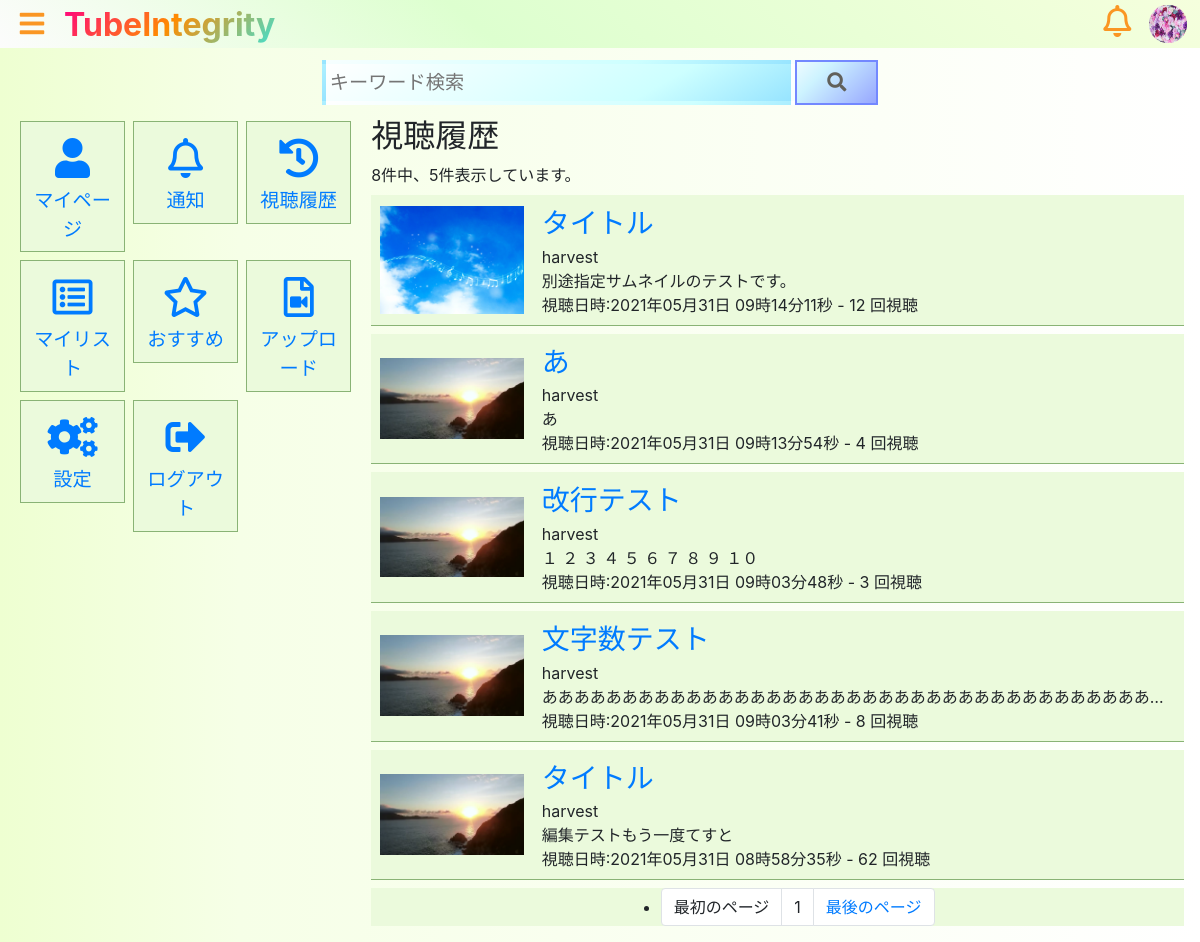
Screenshot of /history/ (signed in) with the database file from the repository.
### users/models.py (models this page shows, shortened)
class CustomUser(AbstractBaseUser, PermissionsMixin):
    username_validator  = UnicodeUsernameValidator()
    id          = models.UUIDField( default=uuid.uuid4, primary_key=True, editable=False )
    username    = models.CharField(
                    _('username'),
                    max_length=150,
                    unique=True,
                    help_text=_('Required. 150 characters or fewer. Letters, digits and @/./+/-/_ only.'),
                    validators=[username_validator],
                    error_messages={
                        'unique': _("A user with that username already exists."),
                    },
                )
    handle_name = models.CharField(verbose_name="Handle_name", max_length=150)
    email       = models.EmailField(_('email address'))  #blank=True消去
    is_staff    = models.BooleanField(
                    _('staff status'),
                    default=False,
                    help_text=_('Designates whether the user can log into this admin site.'),
                )
    is_active   = models.BooleanField(
                    _('active'),
                    default=True,
                    help_text=_(
                        'Designates whether this user should be treated as active. '
                        'Unselect this instead of deleting accounts.'
                    ),
                )
    date_joined = models.DateTimeField(_('date joined'), default=timezone.now)
    usericon    = models.ImageField(verbose_name="ユーザーアイコン", upload_to="tube/usericon/", blank=True, null=True)
    objects     = UserManager()
    EMAIL_FIELD     = 'email'
    USERNAME_FIELD  = 'username'
    REQUIRED_FIELDS = ['email','handle_name']  #ハンドルネーム追加
    class Meta:
        verbose_name        = _('user')
        verbose_name_plural = _('users')

### tube/models.py (models this page shows, shortened)
class History(models.Model):
    class Meta:
        db_table     = "history"
    id     = models.UUIDField(default=uuid.uuid4, primary_key=True, editable=False)
    dt     = models.DateTimeField(verbose_name="視聴日時", default=timezone.now)
    target = models.ForeignKey(Video, verbose_name="視聴した動画", on_delete=models.CASCADE)
    user   = models.ForeignKey(settings.AUTH_USER_MODEL, verbose_name="視聴したユーザー", on_delete=models.CASCADE)
    views  = models.IntegerField(verbose_name="視聴回数", default=1, validators=[MinValueValidator(1)])

class Video(models.Model):
    class Meta:
        db_table = "video"
    id       = models.UUIDField(default=uuid.uuid4, primary_key=True, editable=False )
    category = models.ForeignKey(Category, verbose_name="カテゴリ", on_delete=models.PROTECT)
    dt       = models.DateTimeField(verbose_name="投稿日", default=timezone.now)
    title        = models.CharField(verbose_name="タイトル", max_length=50)
    description  = models.CharField(verbose_name="動画説明文", max_length=300)
    movie        = models.FileField(verbose_name="動画", upload_to="tube/movie", blank=True)
    thumbnail    = models.ImageField(verbose_name="サムネイル", upload_to="tube/thumbnail/", null=True)
    user         = models.ForeignKey(settings.AUTH_USER_MODEL, verbose_name="投稿者", on_delete=models.CASCADE)
    edited       = models.BooleanField(default=False)
    mime         = models.TextField(verbose_name="MIMEタイプ", null=True)
    views        = models.IntegerField(verbose_name="再生回数", default=0, validators=[MinValueValidator(0)])

### tube/views.py (the view)
class HistoryView(LoginRequiredMixin, views.APIView):
    def get(self, request, *args, **kwargs):
        histories = History.objects.filter(user=request.user.id).order_by("-dt")
        amount    = len(histories)
        paginator = Paginator(histories, 5)
        if "page" in request.GET:
            histories = paginator.get_page(request.GET["page"])
        else:
            histories = paginator.get_page(1)
        context = {"histories": histories,
                   "amount": amount}
        return render(request, "tube/history.html", context)

### tube/templatetags/param_change.py (called while the page is built)
def param(request, key, value):
    copied = request.GET.copy()
    copied[key] = value
    return "?" + copied.urlencode()

@register.inclusion_tag("tube/paginator.html")
def generate_pagelink(request, key, start, end, now):
    PAGE_RANGE = 3
    start = int(start)
    end = int(end)
    now = int(now)
    pages = []
    if now != start:
        pages.append({"name": "最初のページ", "link": param(request, key, start)})
    else:
        pages.append({"name": "最初のページ", "link": ""})
    for i in range(now - PAGE_RANGE, now + PAGE_RANGE + 1):
        if i == now:
            pages.append({"name": str(i), "link": ""})
            continue
        if i <= start or end <= i:
            continue
        pages.append({"name": str(i), "link": param(request, key, i)})
        print(pages)
    if now != end:
        pages.append({"name": "最後のページ", "link": param(request, key, end)})
    else:
        pages.append({"name": "最後のページ", "link": ""})
    return {"pages": pages}

### templates/tube/history.html
{% extends "tube/mypage_base.html" %}
{% load static %}
{% load param_change %}
{% block mypage_content %}
<h2>視聴履歴</h2>
    {% if amount > 0 %}
    <div>{{ amount }}件中、{{ histories|length }}件表示しています。</div>
    {% endif %}
{% for history in histories %}
<div class="video_list_view">
    <div class="video_list_thumbnail_area">
        {% if history.target.thumbnail %}
        <a class="video_list_thumbnail" href="{% url 'tube:single' history.target.id %}"><img src="/media/{{ history.target.thumbnail }}" alt="thumbnail"></a>
        {% else %}
        <a class="video_list_thumbnail" href="{% url 'tube:single' history.target.id %}"><img src="{% static 'tube/img/no-img.png' %}" alt="thumbnail"></a>
        {% endif %}
    </div>
    <div class="video_list_description_area">
        <div class="video_list_description_inner">
            <h3 class="video_list_title"><a class="video_list_title_link" href="{% url 'tube:single' history.target.id %}">{{ history.target.title }}</a></h3>
            <div>{{ history.target.user.handle_name }}</div>
            <div class="video_list_description_overflow">{{ history.target.description }}</div>
            <div>視聴日時:{{ history.dt|date:"Y年m月d日 H時i分s秒" }} - {{ history.views }} 回視聴</div>
        </div>
    </div>
</div>
{% empty %}
<p>視聴履歴はありません。</p>
{% endfor %}
     {% generate_pagelink request "page" "1" histories.paginator.num_pages histories.number %}
{% endblock %}

### templates/tube/base.html (shortened to what this page needs)
{% extends "common/sidebar.html" %}
{% load static %}
{% block extra_head %}
<link rel="stylesheet" href="{% static 'tube/css/style.css' %}">
{% endblock %}
{% block header_title %}TubeIntegrity{% endblock %}
{% block header_right_content %}
    {% if request.user.is_authenticated %}
        <a class="header_icon" href="{% url 'tube:notify' %}">
            <i class="far fa-bell"></i>
        </a>
        {% if request.user.usericon %}
        <a href="{% url 'tube:mypage' %}">
            <img class="usericon" src="/media/{{ request.user.usericon }}">
        {% else %}
        <a class="header_icon" href="{% url 'tube:mypage' %}">
            <i class="fas fa-user"></i>
        </a>
        {% endif %}
    {% endif %}
{% endblock %}

### static/common/css/l_sidebar.css (style rules this page uses)
html, body { overflow-x: hidden; margin:0; }
a { color:#70C0F5; text-decoration:none; }

### static/tube/css/style.css (style rules this page uses)
.header_icon { display:flex; font-size:2rem; padding:0.3rem; margin-left:0.5rem; color:#FA9623; }
.usericon { width:3rem; height:3rem; display:flex; padding:0.3rem; margin-left:0.5rem; border-radius:50%; }
body { background: rgb(255,255,255); background: linear-gradient(270deg, rgba(255,255,255,1) 0%, rgba(246,255,231,1) 80%, rgba(238,255,209,1) 100%); }
img { max-width:100%; }
.video_list_view { display:flex; background:#EBFADC; margin:0.5rem 0; }
.video_list_thumbnail_area { width:20%; display:flex; justify-content:center; align-items:center; border-bottom:solid 1px #89B375; }
.video_list_thumbnail { width:9rem; margin:0.5rem; display: flex; align-content: center; }
.video_list_description_area { width:80%; }
.video_list_description_inner { padding:0.5rem; border-bottom:solid 1px #89B375; }
.video_list_description_overflow { overflow: hidden; white-space: nowrap; width: 100%; text-overflow:ellipsis; }
.video_list_title { margin:0.25rem 0; }

### rows the page displays
CustomUser: user.usericon (picture)
History: target.thumbnail (picture), target "タイトル", target.user.handle_name "harvest", target.description "別途指定サムネイルのテストです。", dt "2021年05月31日 09時14分11秒", views "12"
History: target.thumbnail (picture), target "あ", target.user.handle_name "harvest", target.description "あ", dt "2021年05月31日 09時13分54秒", views "4"
History: target.thumbnail (picture), target "改行テスト", target.user.handle_name "harvest", target.description "１ ２ ３ ４ ５ ６ ７ ８ ９ １０", dt "2021年05月31日 09時03分48秒", views "3"
History: target.thumbnail (picture), target "文字数テスト", target.user.handle_name "harvest", target.description "ああああああああああああああああああああああああああああああああああああああ…", dt "2021年05月31日 09時03分41秒", views "8"
History: target.thumbnail (picture), target "タイトル", target.user.handle_name "harvest", target.description "編集テストもう一度てすと", dt "2021年05月31日 08時58分35秒", views "62"

### other values shown
{{ amount }} "8"
{{ histories|length }} "5"
{{ page.name }} "最初のページ" "1" "最後のページ"
